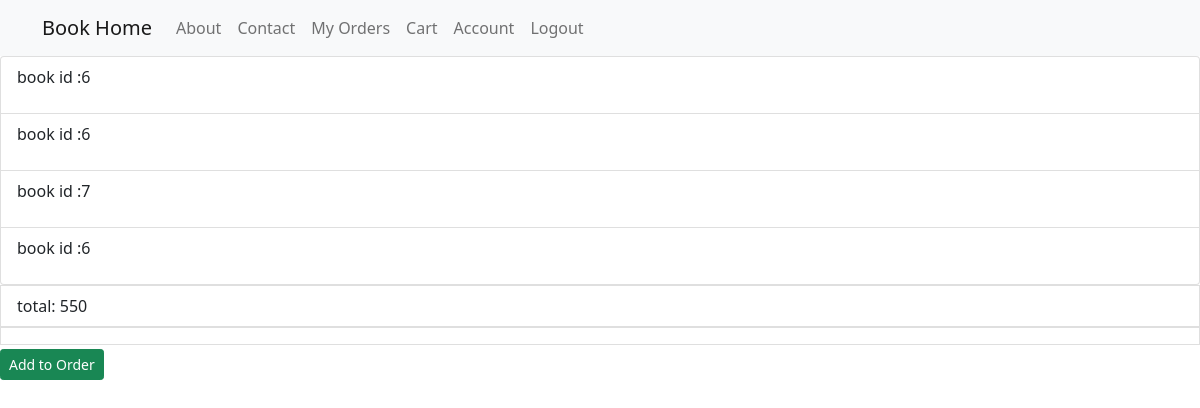
Screenshot of /cart (signed in) with the database file from the repository.
### Models.py (models this page shows, shortened)
class Cart(db.Model, UserMixin):
    id = db.Column(db.Integer, primary_key=True)
    user_id = db.Column(db.Integer, db.ForeignKey('user.id'), nullable=False)
    book_id = db.Column(db.Integer, db.ForeignKey('book.id'), nullable=False)

### routes.py (the view)
@app.route("/cart")
def cart():
    carts=Cart.query.filter_by(user_id=current_user.id).all()
    sum=0
    for cart in carts:
        sum=sum+cart.cartbook.price
    return render_template('cart.html', carts=carts,total=sum)

### Models.py (called while the page is built)
@login_manager.user_loader
def load_user(user_id):
    return User.query.get(int(user_id))

### templates/cart.html
{% extends "home.html" %}
  {% block content %}
    <div class="list-group">
      {%for cart in carts%}
      <a href="#" class="list-group-item list-group-item-action">
          <div class="d-flex w-100 justify-content-between">
        <p class="article-content">book id :{{ cart.book_id }}</p>
       </div>
       {%endfor%}
      </div>
       total: {{total}}
    {%if  carts %}
              <div>
    <a class="btn btn-success btn-sm mt-1 mb-1" href="{{ url_for('add_order') }}">Add to Order</a>
    </div>
    {%endif%}
  {% endblock %}

### rows the page displays
Cart: book_id "6"
Cart: book_id "6"
Cart: book_id "7"
Cart: book_id "6"

### other values shown
{{ total }} "550"
